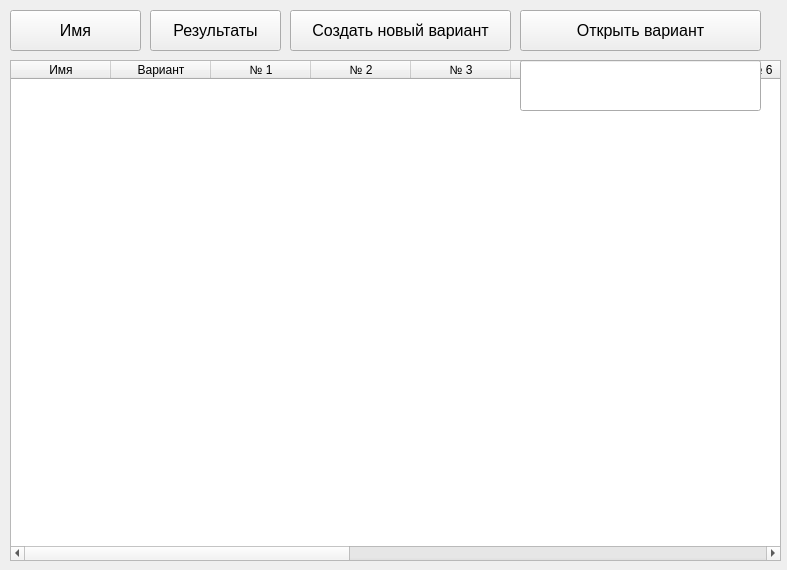
<?xml version="1.0" encoding="UTF-8"?>
<ui version="4.0">
 <class>Form</class>
 <widget class="QWidget" name="Form">
  <property name="geometry">
   <rect>
    <x>0</x>
    <y>0</y>
    <width>787</width>
    <height>570</height>
   </rect>
  </property>
  <property name="windowTitle">
   <string>Form</string>
  </property>
  <property name="autoFillBackground">
   <bool>false</bool>
  </property>
  <widget class="QPushButton" name="name">
   <property name="geometry">
    <rect>
     <x>10</x>
     <y>10</y>
     <width>131</width>
     <height>41</height>
    </rect>
   </property>
   <property name="font">
    <font>
     <pointsize>12</pointsize>
    </font>
   </property>
   <property name="text">
    <string>Имя</string>
   </property>
  </widget>
  <widget class="QPushButton" name="results">
   <property name="geometry">
    <rect>
     <x>150</x>
     <y>10</y>
     <width>131</width>
     <height>41</height>
    </rect>
   </property>
   <property name="font">
    <font>
     <pointsize>12</pointsize>
    </font>
   </property>
   <property name="text">
    <string>Результаты</string>
   </property>
  </widget>
  <widget class="QPushButton" name="new_option">
   <property name="geometry">
    <rect>
     <x>290</x>
     <y>10</y>
     <width>221</width>
     <height>41</height>
    </rect>
   </property>
   <property name="font">
    <font>
     <pointsize>12</pointsize>
    </font>
   </property>
   <property name="text">
    <string>Создать новый вариант</string>
   </property>
  </widget>
  <widget class="QLabel" name="name_login">
   <property name="geometry">
    <rect>
     <x>10</x>
     <y>60</y>
     <width>501</width>
     <height>51</height>
    </rect>
   </property>
   <property name="font">
    <font>
     <pointsize>12</pointsize>
    </font>
   </property>
   <property name="text">
    <string/>
   </property>
  </widget>
  <widget class="QPushButton" name="hide">
   <property name="geometry">
    <rect>
     <x>210</x>
     <y>120</y>
     <width>131</width>
     <height>41</height>
    </rect>
   </property>
   <property name="font">
    <font>
     <pointsize>12</pointsize>
    </font>
   </property>
   <property name="text">
    <string>Скрыть</string>
   </property>
   <property name="flat">
    <bool>false</bool>
   </property>
  </widget>
  <widget class="QPushButton" name="change_the_psw">
   <property name="geometry">
    <rect>
     <x>10</x>
     <y>120</y>
     <width>191</width>
     <height>41</height>
    </rect>
   </property>
   <property name="font">
    <font>
     <pointsize>12</pointsize>
    </font>
   </property>
   <property name="text">
    <string>Изменить Пароль</string>
   </property>
  </widget>
  <widget class="QLineEdit" name="new_psw">
   <property name="geometry">
    <rect>
     <x>10</x>
     <y>170</y>
     <width>191</width>
     <height>31</height>
    </rect>
   </property>
   <property name="font">
    <font>
     <pointsize>12</pointsize>
    </font>
   </property>
   <property name="text">
    <string/>
   </property>
  </widget>
  <widget class="QPushButton" name="confirm">
   <property name="geometry">
    <rect>
     <x>10</x>
     <y>210</y>
     <width>191</width>
     <height>41</height>
    </rect>
   </property>
   <property name="font">
    <font>
     <pointsize>12</pointsize>
    </font>
   </property>
   <property name="text">
    <string>Подтвердить</string>
   </property>
  </widget>
  <widget class="QLabel" name="pswError">
   <property name="geometry">
    <rect>
     <x>20</x>
     <y>260</y>
     <width>491</width>
     <height>41</height>
    </rect>
   </property>
   <property name="font">
    <font>
     <pointsize>12</pointsize>
    </font>
   </property>
   <property name="text">
    <string/>
   </property>
  </widget>
  <widget class="QTableWidget" name="tableWidget">
   <property name="geometry">
    <rect>
     <x>10</x>
     <y>60</y>
     <width>771</width>
     <height>501</height>
    </rect>
   </property>
   <column>
    <property name="text">
     <string>Имя</string>
    </property>
   </column>
   <column>
    <property name="text">
     <string>Вариант</string>
    </property>
   </column>
   <column>
    <property name="text">
     <string>№ 1</string>
    </property>
   </column>
   <column>
    <property name="text">
     <string>№ 2</string>
    </property>
   </column>
   <column>
    <property name="text">
     <string>№ 3</string>
    </property>
   </column>
   <column>
    <property name="text">
     <string>№ 4</string>
    </property>
   </column>
   <column>
    <property name="text">
     <string>№ 5</string>
    </property>
   </column>
   <column>
    <property name="text">
     <string>№ 6</string>
    </property>
   </column>
   <column>
    <property name="text">
     <string>№ 7</string>
    </property>
   </column>
   <column>
    <property name="text">
     <string>№ 8</string>
    </property>
   </column>
   <column>
    <property name="text">
     <string>№ 9</string>
    </property>
   </column>
   <column>
    <property name="text">
     <string>№ 10</string>
    </property>
   </column>
   <column>
    <property name="text">
     <string>№ 11</string>
    </property>
   </column>
   <column>
    <property name="text">
     <string>№ 12</string>
    </property>
   </column>
   <column>
    <property name="text">
     <string>итого</string>
    </property>
   </column>
   <column>
    <property name="text">
     <string>количество правильного в %</string>
    </property>
   </column>
  </widget>
  <widget class="QPushButton" name="exit_go">
   <property name="geometry">
    <rect>
     <x>10</x>
     <y>510</y>
     <width>191</width>
     <height>41</height>
    </rect>
   </property>
   <property name="font">
    <font>
     <family>Segoe MDL2 Assets</family>
     <pointsize>12</pointsize>
    </font>
   </property>
   <property name="text">
    <string>Выйти из аккаунта</string>
   </property>
  </widget>
  <widget class="QPushButton" name="open_option">
   <property name="geometry">
    <rect>
     <x>520</x>
     <y>10</y>
     <width>241</width>
     <height>41</height>
    </rect>
   </property>
   <property name="font">
    <font>
     <family>MS Shell Dlg 2</family>
     <pointsize>12</pointsize>
     <weight>50</weight>
     <bold>false</bold>
    </font>
   </property>
   <property name="text">
    <string>Открыть вариант</string>
   </property>
  </widget>
  <widget class="QLineEdit" name="text_open_option">
   <property name="geometry">
    <rect>
     <x>520</x>
     <y>60</y>
     <width>241</width>
     <height>51</height>
    </rect>
   </property>
   <property name="font">
    <font>
     <family>MV Boli</family>
     <pointsize>20</pointsize>
    </font>
   </property>
   <property name="text">
    <string/>
   </property>
  </widget>
  <widget class="QLabel" name="ifError">
   <property name="geometry">
    <rect>
     <x>520</x>
     <y>130</y>
     <width>241</width>
     <height>41</height>
    </rect>
   </property>
   <property name="font">
    <font>
     <family>Yu Gothic UI</family>
     <pointsize>12</pointsize>
    </font>
   </property>
   <property name="text">
    <string/>
   </property>
  </widget>
  <zorder>exit_go</zorder>
  <zorder>name</zorder>
  <zorder>results</zorder>
  <zorder>new_option</zorder>
  <zorder>name_login</zorder>
  <zorder>hide</zorder>
  <zorder>change_the_psw</zorder>
  <zorder>new_psw</zorder>
  <zorder>confirm</zorder>
  <zorder>pswError</zorder>
  <zorder>tableWidget</zorder>
  <zorder>open_option</zorder>
  <zorder>text_open_option</zorder>
  <zorder>ifError</zorder>
 </widget>
 <resources/>
 <connections/>
</ui>
